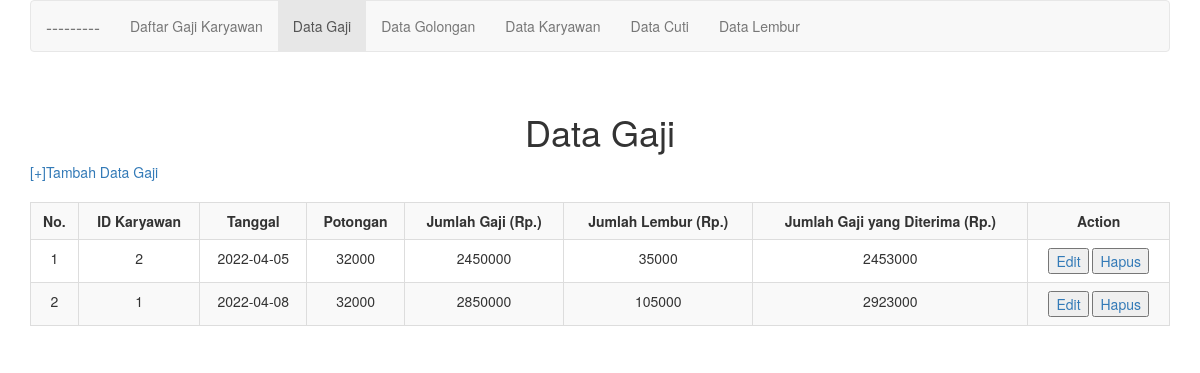
The page /tampil_gaji.php on the database its author committed.
### tables this page shows
CREATE TABLE `gaji` (
  `id_gaji` int(11) NOT NULL AUTO_INCREMENT,
  `tanggal` date DEFAULT NULL,
  `potongan` int(11) DEFAULT NULL,
  `jumlah_gaji` int(11) DEFAULT NULL,
  `jumlah_lembur` int(11) DEFAULT NULL,
  `jumlah_gajiditerima` int(11) DEFAULT NULL,
  `karyawan_id` int(11) DEFAULT NULL,
  KEY `id_gaji` (`id_gaji`),
  KEY `karyawan_id` (`karyawan_id`),
  CONSTRAINT `gaji_ibfk_1` FOREIGN KEY (`karyawan_id`) REFERENCES `karyawan` (`id_karyawan`)
);

### function.php (called while the page is built, shortened)
<?php
$db = mysqli_connect("localhost", "root", "", "gaji_karyawan");
function query($query)
{
	global $db;
	$result = mysqli_query($db, $query);
	$rows = [];
	while ($row = mysqli_fetch_assoc($result)) {
		$rows[] = $row;
	}
	return $rows;
}
?>

### tampil_gaji.php (the view, shortened to what this page needs)
<?php
require 'function.php';
$gaaji = query("SELECT * FROM gaji");
?>
<!DOCTYPE html>
<html lang="en">
<head>
    <link rel="stylesheet" href="bootstrap/css/bootstrap.min.css">
    <link rel="stylesheet" href="style.css">
</head>
<body>
<div class="container">
        <nav class="navbar navbar-default">
            <div class="container-fluid">
                <div class="navbar-header">
                    <a class="navbar-brand" href="#">---------</a>
                </div>
                <div class="collapse navbar-collapse" id="example-1">
                    <ul class="nav navbar-nav">
                    <li><a href="index.php">Daftar Gaji Karyawan<span class="sr-only">(current)</span></a></li>
                    <li class="active"><a href="tampil_gaji.php">Data Gaji</a></li>
                    <li><a href="tampil_golongan.php">Data Golongan</a></li>
                    <li><a href="tampil_karyawan.php">Data Karyawan</a></li>
                    <li><a href="tampil_cuti.php">Data Cuti</a></li>
                    <li><a href="tampil_lembur.php">Data Lembur</a></li>
                    </ul>
		        </div>
            </div>
        </nav>
        <div class="text-center">
            <br>
            <h1>Data Gaji</h1>
        </div>
        <div class="gaji">
            <a href="tambah_gaji.php">[+]Tambah Data Gaji</a>
            <br><br>
            <div>
                <table border=1 class="table table-striped table-bordered">
                    <tr>
                        <th scope="col">No.</th>
                        <th>ID Karyawan</th>
                        <th>Tanggal</th>
                        <th>Potongan</th>
                        <th>Jumlah Gaji (Rp.) </th>
                        <th>Jumlah Lembur (Rp.)</th>
                        <th>Jumlah Gaji yang Diterima (Rp.)</th>
                        <th>Action</th>
                    </tr>
                    <?php
                        $no=1;
                        foreach($gaaji as $row){ ?>
                    <tr>
                        <td><?php echo $no++;?></td>
                        <td><?php echo $row['karyawan_id'];?></td>
                        <td><?php echo $row['tanggal'];?></td>
                        <td><?php echo $row['potongan'];?></td>
                        <td><?php echo $row['jumlah_gaji'];?></td>
                        <td><?php echo $row['jumlah_lembur'];?></td>
                        <td><?php echo $row['jumlah_gajiditerima'];?></td>
                        <td>
                            <a href="edit_gaji.php?id=<?php echo $row['id_gaji'];?>">
                                <button type="button"> Edit </button>
                            </a>
                            <a href="hapus_gaji.php?id=<?php echo $row['id_gaji'];?>">
                                <button type="button"> Hapus </button>
                            </a>
                        </td>
                    </tr>
                    <?php } ?>
                </table>
            </div>
        </div>
</body>
</html>

### style.css (style rules this page uses)
table { margin-left: auto; margin-right: auto; }
td { position:relative; text-align: center; }
th { position:relative; text-align: center; }

### rows shown on the page
gaji: karyawan "2", tanggal "2022-04-05", potongan "32000", jumlah_gaji "2450000", jumlah_lembur "35000", jumlah_gajiditerima "2453000"
gaji: karyawan "1", tanggal "2022-04-08", potongan "32000", jumlah_gaji "2850000", jumlah_lembur "105000", jumlah_gajiditerima "2923000"
